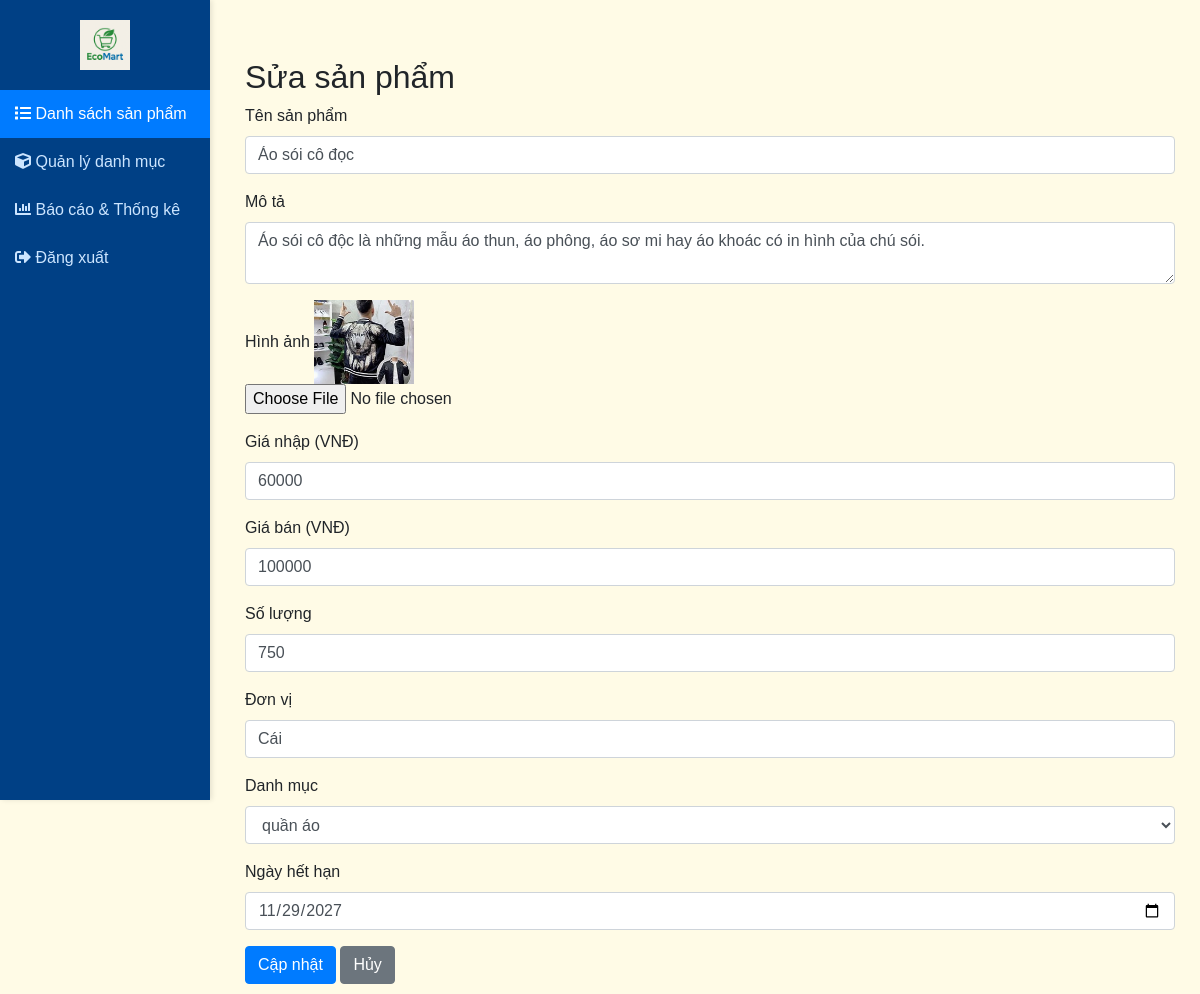
Page /index.php?action=edit&id=11 (signed in) on the committed database.
### tables this page shows
CREATE TABLE `products` (
  `id` int(11) NOT NULL,
  `name` varchar(200) NOT NULL,
  `description` text DEFAULT NULL,
  `price` int(11) NOT NULL,
  `quantity` int(11) NOT NULL DEFAULT 0,
  `image` varchar(255) DEFAULT NULL,
  `category_id` int(11) DEFAULT NULL,
  `created_at` timestamp NOT NULL DEFAULT current_timestamp(),
  `updated_at` timestamp NOT NULL DEFAULT current_timestamp() ON UPDATE current_timestamp(),
  `expiration_date` date DEFAULT NULL,
  `unit` varchar(20) DEFAULT NULL,
  `purchase` int(11) DEFAULT NULL
);

CREATE TABLE `categories` (
  `id` int(11) NOT NULL,
  `name` varchar(100) NOT NULL,
  `description` text DEFAULT NULL,
  `created_at` timestamp NOT NULL DEFAULT current_timestamp(),
  `updated_at` timestamp NOT NULL DEFAULT current_timestamp() ON UPDATE current_timestamp()
);

### controllers/ProductController.php (called while the page is built, shortened)
<?php
include_once 'config/database.php';
include_once 'models/Category.php';
class ProductController {
    private $db;
    public function __construct() {
        $database = new Database();
        $this->db = $database->getConnection();
    }
    public function edit() {
        $categoryModel = new Category($this->db);
        $categories = $categoryModel->getAll();
        $id = isset($_GET['id']) ? intval($_GET['id']) : 0;
        $query = "SELECT * FROM products WHERE id = :id";
        $stmt = $this->db->prepare($query);
        $stmt->bindParam(':id', $id, PDO::PARAM_INT);
        $stmt->execute();
        $product = $stmt->fetch(PDO::FETCH_ASSOC);
        include 'views/products/edit.php';
    }
}
?>

### config/database.php (called while the page is built, shortened)
<?php
class Database {
    private $host = "localhost";
    private $db_name = "product_management";
    private $username = "root";
    private $password = "";
    private $port = "3308";
    public function getConnection() {
        $this->conn = null;
        try {
            $this->conn = new PDO(
                "mysql:host=" . $this->host . ";port=" . $this->port . ";dbname=" . $this->db_name,
                $this->username,
                $this->password
            );
            $this->conn->setAttribute(PDO::ATTR_ERRMODE, PDO::ERRMODE_EXCEPTION);
            $this->conn->exec("set names utf8");
        } catch(PDOException $e) {
            echo "Lỗi kết nối: " . $e->getMessage();
        }
        return $this->conn;
    }
}
?>

### models/Category.php (called while the page is built, shortened)
<?php
class Category {
    private $conn;
    private $table_name = "categories";
    public function __construct($db) {
        $this->conn = $db;
    }
    public function getAll() {
        $query = "SELECT * FROM " . $this->table_name . " ORDER BY name";
        $stmt = $this->conn->prepare($query);
        $stmt->execute();
        return $stmt->fetchAll(PDO::FETCH_ASSOC);
    }
}
?>

### views/products/edit.php (the view, shortened to what this page needs)
<!DOCTYPE html>
<html lang="vi">
<head>
    <link rel="stylesheet" href="https://stackpath.bootstrapcdn.com/bootstrap/4.5.2/css/bootstrap.min.css">
    <link rel="stylesheet" href="https://cdnjs.cloudflare.com/ajax/libs/font-awesome/5.15.3/css/all.min.css">
</head>
<body>
<div class="wrapper">
    <div class="sidebar">
        <div style="text-align: center;">
            <img src="./uploads/logo.png" alt="EcoMart Logo" style="height: 50px; margin-bottom: 20px;">
        </div>
        <a href="index.php?action=index" class="active"><i class="fas fa-list"></i> Danh sách sản phẩm</a>
        <a href="index.php?action=categories"><i class="fas fa-cube"></i> Quản lý danh mục</a>
        <a href="index.php?action=reports"><i class="fas fa-chart-bar"></i> Báo cáo & Thống kê</a>
        <a href="index.php?action=logout"><i class="fas fa-sign-out-alt"></i> Đăng xuất</a>
    </div>
    <div class="main-content">
        <div class="container mt-5">
            <h2>Sửa sản phẩm</h2>
            <form method="POST" enctype="multipart/form-data">
                <div class="form-group">
                    <label>Tên sản phẩm</label>
                    <input type="text" name="name" class="form-control" value="<?= htmlspecialchars($product['name']) ?>" required>
                </div>
                <div class="form-group">
                    <label>Mô tả</label>
                    <textarea name="description" class="form-control"><?= htmlspecialchars($product['description']) ?></textarea>
                </div>
                <div class="form-group">
                    <label>Hình ảnh</label>
                    <?php if ($product['image']): ?>
                        <img src="<?= $product['image'] ?>" style="max-width:100px;"><br>
                    <?php endif; ?>
                    <input type="file" name="image" class="form-control-file" accept="image/*">
                </div>
                <div class="form-group">
                    <label>Giá nhập (VNĐ)</label>
                    <input type="number" name="purchase" class="form-control" value="<?= $product['purchase'] ?>" required>
                </div>
                <div class="form-group">
                    <label>Giá bán (VNĐ)</label>
                    <input type="number" name="price" class="form-control" value="<?= $product['price'] ?>" required>
                </div>
                <div class="form-group">
                    <label>Số lượng</label>
                    <input type="number" name="quantity" class="form-control" value="<?= $product['quantity'] ?>" required>
                </div>
                <div class="form-group">
                    <label>Đơn vị</label>
                    <input type="text" name="unit" class="form-control" value="<?= $product['unit'] ?>" required>
                </div>
                <div class="form-group">
                    <label>Danh mục</label>
                    <select name="category_id" class="form-control" required>
                        <?php foreach ($categories as $cat): ?>
                            <option value="<?= $cat['id'] ?>" <?= ($product['category_id'] == $cat['id']) ? 'selected' : '' ?>>
                                <?= htmlspecialchars($cat['name']) ?>
                            </option>
                        <?php endforeach; ?>
                    </select>
                </div>
                <div class="form-group">
                    <label>Ngày hết hạn</label>
                    <input type="date" name="expiration_date" class="form-control" value="<?= $product['expiration_date'] ?>">
                </div>
                <button type="submit" class="btn btn-primary">Cập nhật</button>
                <a href="index.php" class="btn btn-secondary">Hủy</a>
            </form>
        </div>
    </div>
</div>
</body>
</html>

### views/products/edit.php (style rules this page uses)
body { background-color: #fffbe6; font-family: sans-serif; }
.wrapper { display: flex; }
.sidebar { width: 210px; min-width: 200px; max-width: 220px; background-color: #004085; color: #ffffff; height: 100vh; padding-top: 20px; box-shadow: 2px 0 5px rgba(0,0,0,0.1); position: fixed; left: 0; top: 0; overflow-y: auto; }
.sidebar a { color: #cce5ff; padding: 12px 15px; text-decoration: none; display: block; transition: background-color 0.3s ease; }
.sidebar .active { background-color: #007bff; color: #ffffff; }
.main-content { flex-grow: 1; padding: 10px; margin-left: 220px; }

### rows in the picture
products: name "Áo sói cô đọc", description "Áo sói cô độc là những mẫu áo thun, áo phông, áo sơ mi hay áo khoác có in hình của chú sói.", image (picture), purchase "60000", price "100000", quantity "750", unit "Cái", category_id "quần áo", expiration_date "11/29/2027"
